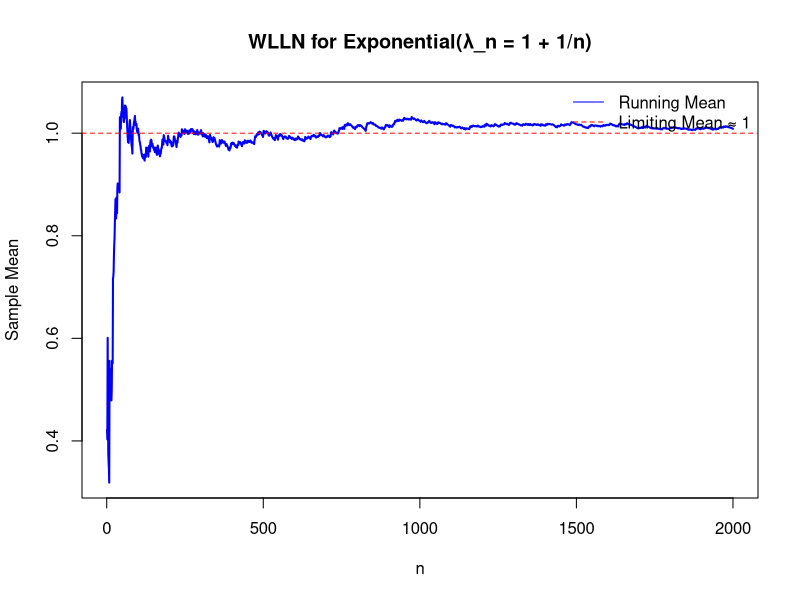

The R script that drew this image:
set.seed(123)
n <- 2000
X <- numeric(n)
# Generate independent, non-identically distributed Exponential RVs
for (i in 1:n)
{
  lambda <- 1 + 1/i
  X[i] <- rexp(1, rate = lambda)
}

# Compute running averages
running_mean <- cumsum(X) / (1:n)

# Plot running sample mean
plot(1:n, running_mean, type = "l", col = "blue", lwd = 2,
     main = "WLLN for Exponential(λ_n = 1 + 1/n)",
     xlab = "n", ylab = "Sample Mean")
abline(h = 1, col = "red", lty = 2)  # Target mean
legend("topright", legend = c("Running Mean", "Limiting Mean ≈ 1"),
       col = c("blue", "red"), lty = c(1, 2), bty = "n")

